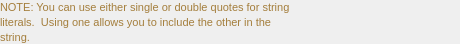
        <widget class="PyDMFrame" name="composite_3">
          <property name="geometry">
            <rect>
              <x>0</x>
              <y>615</y>
              <width>460</width>
              <height>44</height>
            </rect>
          </property>
          <property name="sizePolicy">
            <sizepolicy hsizetype="Ignored" vsizetype="Ignored">
              <horstretch>0</horstretch>
              <verstretch>0</verstretch>
            </sizepolicy>
          </property>
          <layout class="QGridLayout" name="gridLayout_4" columnstretch="460" rowstretch="14,1,14,1,14">
            <property name="leftMargin">
              <number>0</number>
            </property>
            <property name="topMargin">
              <number>0</number>
            </property>
            <property name="rightMargin">
              <number>0</number>
            </property>
            <property name="bottomMargin">
              <number>0</number>
            </property>
            <property name="horizontalSpacing">
              <number>0</number>
            </property>
            <property name="verticalSpacing">
              <number>0</number>
            </property>
            <item row="0" column="0">
              <widget class="QLabel" name="text_67">
                <property name="geometry">
                  <rect>
                    <x>0</x>
                    <y>0</y>
                    <width>460</width>
                    <height>14</height>
                  </rect>
                </property>
                <property name="sizePolicy">
                  <sizepolicy hsizetype="Ignored" vsizetype="Ignored">
                    <horstretch>0</horstretch>
                    <verstretch>0</verstretch>
                  </sizepolicy>
                </property>
                <property name="text">
                  <string>NOTE: You can use either single or double quotes for string</string>
                </property>
                <property name="font">
                  <font>
                    <pointsize>8</pointsize>
                  </font>
                </property>
                <property name="brush" stdset="0">
                  <brush brushstyle="SolidPattern">
                    <color alpha="255">
                      <red>164</red>
                      <green>126</green>
                      <blue>60</blue>
                    </color>
                  </brush>
                </property>
                <property name="toolTip">
                  <string>text_67</string>
                </property>
                <property name="alignment">
                  <set>Qt::AlignLeading|Qt::AlignLeft|Qt::AlignVCenter</set>
                </property>
                <property name="styleSheet">
                  <string notr="true">QLabel#text_67 {
  color: rgb(164, 126, 60);
  }</string>
                </property>
              </widget>
            </item>
            <item row="2" column="0">
              <widget class="QLabel" name="text_68">
                <property name="geometry">
                  <rect>
                    <x>0</x>
                    <y>15</y>
                    <width>460</width>
                    <height>14</height>
                  </rect>
                </property>
                <property name="sizePolicy">
                  <sizepolicy hsizetype="Ignored" vsizetype="Ignored">
                    <horstretch>0</horstretch>
                    <verstretch>0</verstretch>
                  </sizepolicy>
                </property>
                <property name="text">
                  <string>literals.  Using one allows you to include the other in the</string>
                </property>
                <property name="font">
                  <font>
                    <pointsize>8</pointsize>
                  </font>
                </property>
                <property name="brush" stdset="0">
                  <brush brushstyle="SolidPattern">
                    <color alpha="255">
                      <red>164</red>
                      <green>126</green>
                      <blue>60</blue>
                    </color>
                  </brush>
                </property>
                <property name="toolTip">
                  <string>text_68</string>
                </property>
                <property name="alignment">
                  <set>Qt::AlignLeading|Qt::AlignLeft|Qt::AlignVCenter</set>
                </property>
                <property name="styleSheet">
                  <string notr="true">QLabel#text_68 {
  color: rgb(164, 126, 60);
  }</string>
                </property>
              </widget>
            </item>
            <item row="4" column="0">
              <widget class="QLabel" name="text_69">
                <property name="geometry">
                  <rect>
                    <x>0</x>
                    <y>30</y>
                    <width>460</width>
                    <height>14</height>
                  </rect>
                </property>
                <property name="sizePolicy">
                  <sizepolicy hsizetype="Ignored" vsizetype="Ignored">
                    <horstretch>0</horstretch>
                    <verstretch>0</verstretch>
                  </sizepolicy>
                </property>
                <property name="text">
                  <string>string.</string>
                </property>
                <property name="font">
                  <font>
                    <pointsize>8</pointsize>
                  </font>
                </property>
                <property name="brush" stdset="0">
                  <brush brushstyle="SolidPattern">
                    <color alpha="255">
                      <red>164</red>
                      <green>126</green>
                      <blue>60</blue>
                    </color>
                  </brush>
                </property>
                <property name="toolTip">
                  <string>text_69</string>
                </property>
                <property name="alignment">
                  <set>Qt::AlignLeading|Qt::AlignLeft|Qt::AlignVCenter</set>
                </property>
                <property name="styleSheet">
                  <string notr="true">QLabel#text_69 {
  color: rgb(164, 126, 60);
  }</string>
                </property>
              </widget>
            </item>
          </layout>
        </widget>
